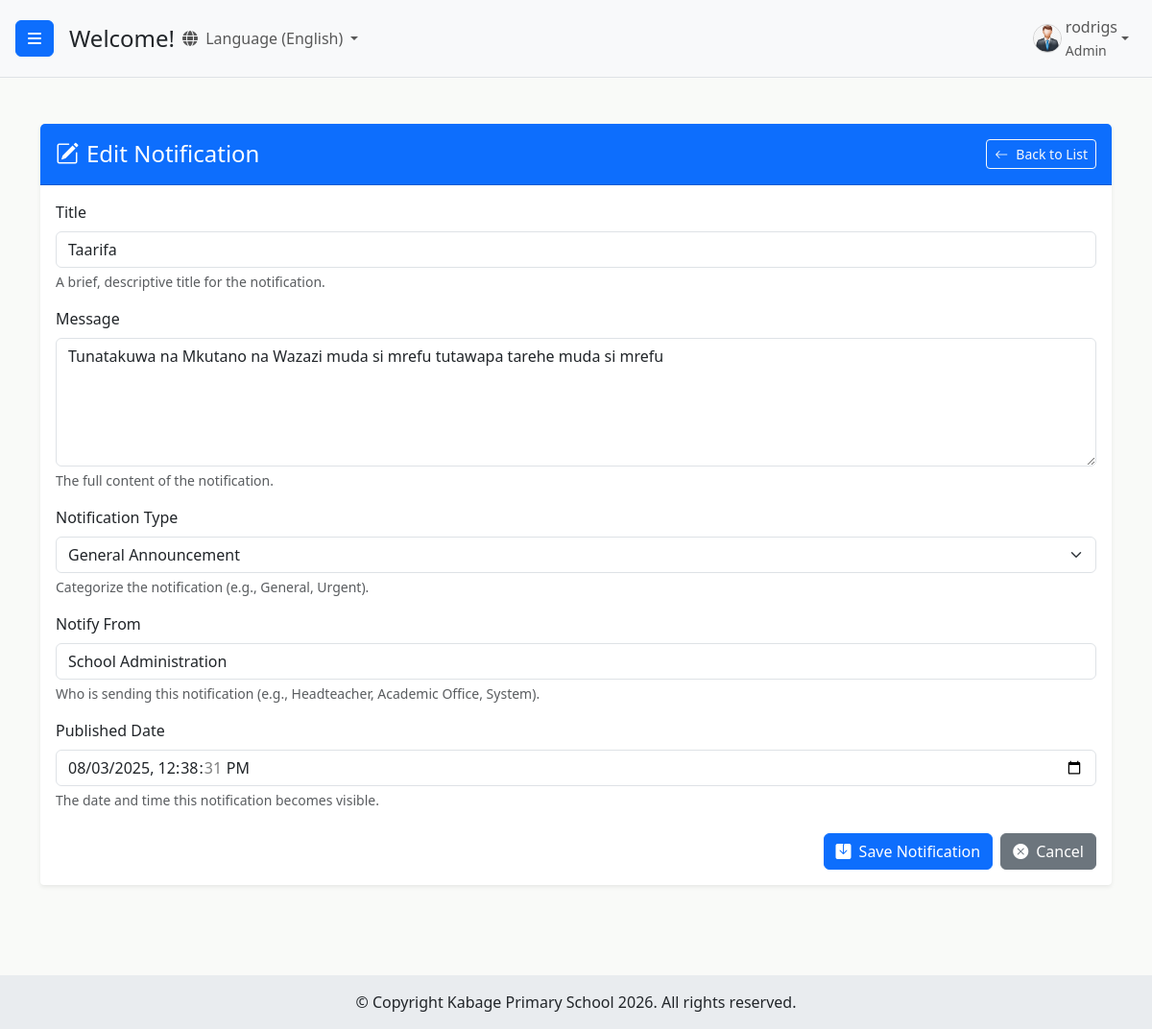
The page /users/notifications/3/edit/ (signed in) on the database its author committed.
### users/models.py (models this page shows, shortened)
class CustomUser(AbstractUser):
    ROLE_CHOICES = (
        ('admin', 'Admin'),
        ('headteacher', 'Head Teacher'),
        ('class_teacher', 'Class Teacher'),
        ('academic_teacher', 'Academic Teacher'),
        ('statistic_teacher', 'Statistic Teacher'),
        ('subject_teacher', 'Subject Teacher'),
    )
    GENDER_CHOICES = (
        ('M', 'Male'),
        ('F', 'Female'),
        ('O', 'Other'), # Optional: for inclusivity
    )
    role = models.CharField(max_length=20, choices=ROLE_CHOICES, default='academic_teacher')
    is_approved = models.BooleanField(default=False)
    phone_regex = RegexValidator(regex=r'^\+?1?\d{9,15}$',
                                 message="Phone number must be entered in the format: '+999999999'. Up to 15 digits allowed.")
    phone_number = models.CharField(validators=[phone_regex],
                                    max_length=17,
                                    blank=True,
                                    null=True,
                                    unique=True
                                    )
    gender = models.CharField(max_length=1, choices=GENDER_CHOICES, blank=True, null=True)
    address = models.CharField(max_length=255, blank=True, null=True) # <-- ADD THIS FIELD if it's not there
    security_question_1 = models.CharField(max_length=255, blank=True, null=True)
    security_answer_1 = models.CharField(max_length=255, blank=True, null=True)
    security_question_2 = models.CharField(max_length=255, blank=True, null=True)
    security_answer_2 = models.CharField(max_length=255, blank=True, null=True)
    security_question_3 = models.CharField(max_length=255, blank=True, null=True)
    security_answer_3 = models.CharField(max_length=255, blank=True, null=True)
    security_questions_set = models.BooleanField(default=False)
    groups = models.ManyToManyField(
        Group,
        verbose_name=('groups'),
        blank=True,
        help_text=(
            'The groups this user belongs to. A user will get all permissions '
            'granted to each of their groups.'
        ),
        related_name="customuser_set",
        related_query_name="customuser",
    )
    user_permissions = models.ManyToManyField(
        Permission,
        verbose_name=('user permissions'),
        blank=True,
        help_text=('Specific permissions for this user.'),
        related_name="customuser_set",
        related_query_name="customuser",
    )

class Notification(models.Model):
    NOTIFICATION_TYPES = [
        ('general', 'General Announcement'),
        ('alert', 'Urgent Alert'),
        ('event', 'Event Reminder'),
        ('action', 'Action Required'),
        ('holiday', 'Holiday Notice'), # Added a common type for schools
    ]
    title = models.CharField(max_length=255, help_text="A brief, descriptive title for the notification.")
    message = models.TextField(help_text="The full content of the notification.")
    notification_type = models.CharField(
        max_length=20,
        choices=NOTIFICATION_TYPES,
        default='general',
        help_text="Categorize the notification (e.g., General, Urgent)."
    )
    notify_from = models.CharField(
        max_length=100,
        blank=True, # Allow this field to be empty
        null=True,  # Allow NULL in the database
        default="School Administration", # A good default if nothing is specified
        help_text="Who is sending this notification (e.g., Headteacher, Academic Office, System)."
    )
    published_date = models.DateTimeField(
        default=timezone.now,
        help_text="The date and time this notification becomes visible."
    )
    class Meta:
        ordering = ['-published_date'] # Order by most recent first
        verbose_name = "School Notification"
        verbose_name_plural = "School Notifications"

### users/views.py (the view)
class NotificationUpdateView(LoginRequiredMixin, AdminRequiredMixin, UpdateView):
    model = Notification
    form_class = NotificationForm
    template_name = 'users/notification_form.html'
    context_object_name = 'notification'
    success_url = reverse_lazy('notification_list')

### users/forms.py
class NotificationForm(forms.ModelForm):
    class Meta:
        model = Notification
        fields = ['title', 'message', 'notification_type', 'notify_from', 'published_date']
        widgets = {
            'title': forms.TextInput(attrs={'class': 'form-control'}),
            'message': forms.Textarea(attrs={'class': 'form-control', 'rows': 5}), # Use 'rows' for textarea height
            'notification_type': forms.Select(attrs={'class': 'form-select'}), # Use 'form-select' for select fields
            'notify_from': forms.TextInput(attrs={'class': 'form-control'}),
            'published_date': forms.DateTimeInput(attrs={'type': 'datetime-local', 'class': 'form-control'}),
        }

### users/views.py (called while the page is built)
    def test_func(self):
        return self.request.user.is_staff # or self.request.user.is_superuser if only superusers

### users/templates/users/notification_form.html (shortened to what this page needs)
{% extends 'base.html' %}
{% load i18n %}
{% block content %}
<div class="container mt-4">
    <div class="card shadow-sm border-0 mb-4">
        <div class="card-header bg-primary text-white d-flex justify-content-between align-items-center py-3">
            <h4 class="mb-0">
                {% if form.instance.pk %}
                    <i class="bi bi-pencil-square me-2"></i>Edit Notification
                {% else %}
                    <i class="bi bi-plus-circle me-2"></i>Create New Notification
                {% endif %}
            </h4>
            <a href="{% url 'notification_list' %}" class="btn btn-outline-light btn-sm">
                <i class="bi bi-arrow-left me-2"></i>Back to List
            </a>
        </div>
        <div class="card-body">
            <form method="post">
                <div class="mb-3">
                    <label for="{{ form.title.id_for_label }}" class="form-label">Title</label>
                    {{ form.title }}
                    {% if form.title.help_text %}
                        <div class="form-text">{{ form.title.help_text }}</div>
                    {% endif %}
                </div>
                <div class="mb-3">
                    <label for="{{ form.message.id_for_label }}" class="form-label">Message</label>
                    {{ form.message }}
                    {% if form.message.help_text %}
                        <div class="form-text">{{ form.message.help_text }}</div>
                    {% endif %}
                </div>
                <div class="mb-3">
                    <label for="{{ form.notification_type.id_for_label }}" class="form-label">Notification Type</label>
                    {{ form.notification_type }}
                    {% if form.notification_type.help_text %}
                        <div class="form-text">{{ form.notification_type.help_text }}</div>
                    {% endif %}
                </div>
                <div class="mb-3">
                    <label for="{{ form.notify_from.id_for_label }}" class="form-label">Notify From</label>
                    {{ form.notify_from }}
                    {% if form.notify_from.help_text %}
                        <div class="form-text">{{ form.notify_from.help_text }}</div>
                    {% endif %}
                </div>
                <div class="mb-3">
                    <label for="{{ form.published_date.id_for_label }}" class="form-label">Published Date</label>
                    {{ form.published_date }}
                    {% if form.published_date.help_text %}
                        <div class="form-text">{{ form.published_date.help_text }}</div>
                    {% endif %}
                </div>
                <div class="d-flex justify-content-end gap-2 mt-4">
                    <button type="submit" class="btn btn-primary">
                        <i class="bi bi-save-fill me-2"></i>Save Notification
                    </button>
                    <a href="{% url 'notification_list' %}" class="btn btn-secondary">
                        <i class="bi bi-x-circle-fill me-2"></i>Cancel
                    </a>
                </div>
            </form>
        </div>
    </div>
</div>
{% endblock %}

### templates/base.html (shortened to what this page needs)
{% load static %}
{% load i18n %}
<!DOCTYPE html>
<html lang="en">
<head>
    <link href="https://cdn.jsdelivr.net/npm/bootstrap@5.3.3/dist/css/bootstrap.min.css" rel="stylesheet">
    <link rel="stylesheet" href="https://cdn.jsdelivr.net/npm/bootstrap-icons@1.10.5/font/bootstrap-icons.css">
    <link rel="stylesheet" href="https://cdnjs.cloudflare.com/ajax/libs/font-awesome/6.5.2/css/all.min.css" />
    {% block dashboard_css %}
        <link rel="stylesheet" href="{% static 'users/css/dashboard.css' %}">
    {% endblock %}
</head>
<body class="d-flex flex-column min-vh-100">
    {% block body_content %}
        <div class="d-flex flex-grow-1" id="wrapper">
            <div id="page-content-wrapper" class="flex-grow-1 d-flex flex-column">
                <nav class="navbar navbar-expand-lg navbar-light bg-light border-bottom">
                    <button class="btn btn-primary" id="menu-toggle">
                        <i class="fas fa-bars"></i>
                    </button>
                    <h4 class="ms-3 my-0">{% block page_heading %}Welcome!{% endblock %}</h4>
                    {% get_current_language as LANGUAGE_CODE %}
                <div class="collapse navbar-collapse" id="navbarSupportedContent">
                    <ul class="navbar-nav me-auto mt-2 mt-lg-0">
                        <li class="nav-item dropdown">
                            <a class="nav-link dropdown-toggle" href="#" id="navbarDropdownLanguage" role="button" data-bs-toggle="dropdown" aria-expanded="false">
                                <i class="fas fa-globe me-1"></i>
                                {% if LANGUAGE_CODE == 'en' %}{% translate "Language" %} (English){% else %}{% translate "Language" %} (Kiswahili){% endif %}
                            </a>
                                {% get_language_info for 'en' as lang_en %}
                                {% get_language_info for 'sw' as lang_sw %}
                        </li>
                    </ul>
                    <ul class="navbar-nav mt-2 mt-lg-0">
                        {% if user.is_authenticated %}
                            <li class="nav-item dropdown">
                                <a class="nav-link dropdown-toggle d-flex align-items-center" href="#" id="navbarDropdownDashboard" role="button" data-bs-toggle="dropdown" data-bs-display="static" aria-expanded="false">
                                    {% if user.gender == 'M' %}
                                        <img src="{% static 'users/img/male_icon.png' %}" alt="Male User Icon" class="rounded-circle me-1" style="width: 30px; height: 30px; object-fit: cover;">
                                    {% elif user.gender == 'F' %}
                                        <img src="{% static 'users/img/female_icon.png' %}" alt="Female User Icon" class="rounded-circle me-1" style="width: 30px; height: 30px; object-fit: cover;">
                                    {% else %}
                                        <i class="fas fa-user me-1"></i>
                                    {% endif %}
                                    <span>
                                        {% if user.first_name and user.last_name %}
                                            {{ user.first_name }} {{ user.last_name }}
                                        {% else %}
                                            {{ user.username }}
                                        {% endif %}
                                        {% if user.role %}
                                            <br><small>{{ user.get_role_display }}</small>
                                        {% endif %}
                                    </span>
                                </a>
                            </li>
                        {% else %}
                            <li class="nav-item">
                                <a class="nav-link" href="{% url 'login' %}">{% translate "Login" %}</a>
                            </li>
                        {% endif %}
                    </ul>
                </div>
                </nav>
                <div id="main-content-area" class="flex-grow-1 overflow-auto">
                    {% block content %}{% endblock %}
                </div>
            </div>
        </div>
    {% endblock body_content %}
    <footer id="main-site-footer" class="text-dark text-center py-3">
        <div class="container-fluid">
            <p class="mb-0">&copy; Copyright Kabage Primary School {% now "Y" %}. All rights reserved.</p>
        </div>
    </footer>
</body>
</html>

### users/static/users/css/dashboard.css (style rules this page uses)
html, body { height: 100%; margin: 0; padding: 0; font-family: 'Segoe UI', Tahoma, Geneva, Verdana, sans-serif; overflow-x: hidden; }
body { display: flex; flex-direction: column; min-height: 100vh; }
#wrapper { display: flex; flex-grow: 1; width: 100%; overflow: hidden; }
#page-content-wrapper { display: flex; flex-direction: column; flex-grow: 1; overflow-x: hidden; width: 100%; transition: margin .25s ease-out; }
#main-content-area { flex-grow: 1; padding: 1.5rem; background-color: #f9faf8; padding-bottom: 70px; }
@media (min-width: 768px) { #page-content-wrapper { width: calc(100% - 250px); } }
#page-content-wrapper .navbar { padding: 0.5rem 1rem; }
.navbar-nav .nav-item .nav-link img { border: 1px solid #ccc; }
#main-site-footer { background-color: #e9ecef; color: #343a40; text-align: center; padding: 1rem 0; width: 100%; flex-shrink: 0; z-index: 10; }
.card { border: 1px solid rgba(0,0,0,.125); border-radius: 0.25rem; background-color: #fff; box-shadow: 0 0.125rem 0.25rem rgba(0,0,0,.075); height: 100%; display: flex; flex-direction: column; }
#wrapper { display: flex; }
#page-content-wrapper { min-width: 0; width: 100%; display: flex; flex-direction: column; }

### rows shown on the page
CustomUser: username "rodrigs", role "Admin"
Notification: title "Taarifa", message "Tunatakuwa na Mkutano na Wazazi muda si mrefu tutawapa tarehe muda si mrefu", notification_type "General Announcement", notify_from "School Administration", published_date "08/03/2025 12:38:31"
